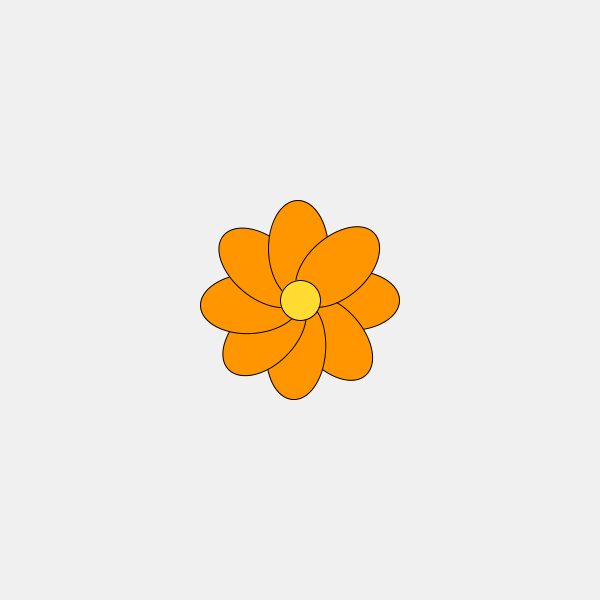
Frame 1 (no input)
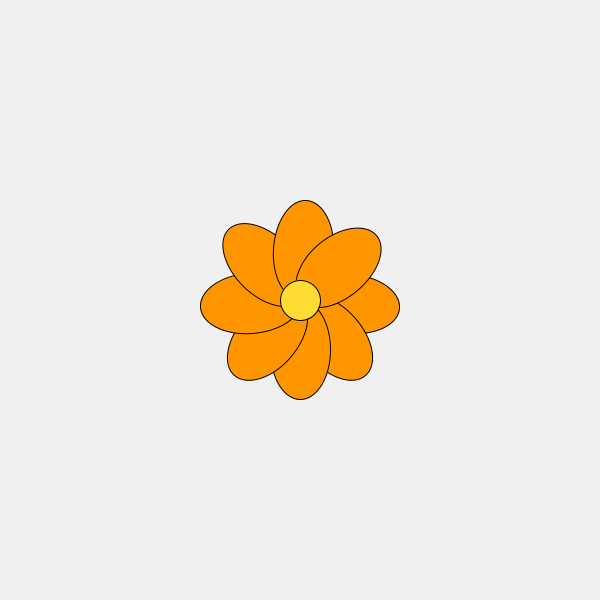
Frame 60 (the mouse pressed at the canvas centre just before this capture)
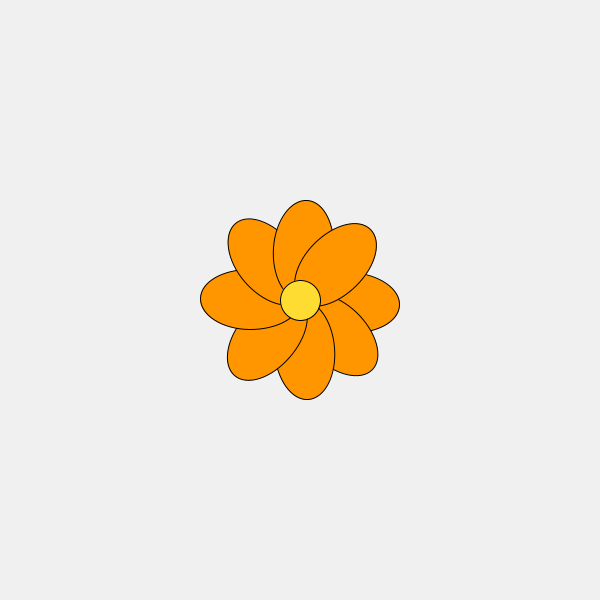
Frame 120 (the mouse held since frame 60 and released just before this capture)

The Processing sketch that drew these frames (run headless with seeded random() and noise(); from frame 60 on, the mouse is pressed at the canvas centre):

// Processing sketch: flower_tut
// ── flower_tut.pde
void setup() {
    size(600, 600);
}

void draw() {
    background(240);
    
    int petalCount = 8;
    float angleStep = TWO_PI / petalCount;
    
    translate(width / 2, height / 2);
    
    for (int i = 0; i < petalCount; i++) {
        float oscillation = sin(frameCount * 0.02 + i) * 5; 
        
        pushMatrix();
        rotate(i * angleStep + radians(oscillation)); // Animate rotation
        fill(255, 150, 0);
        ellipse(50, 0, 100, 60);
        popMatrix();
    }
    
    // Draw center
    fill(255, 220, 50);
    ellipse(0, 0, 40, 40);
}
